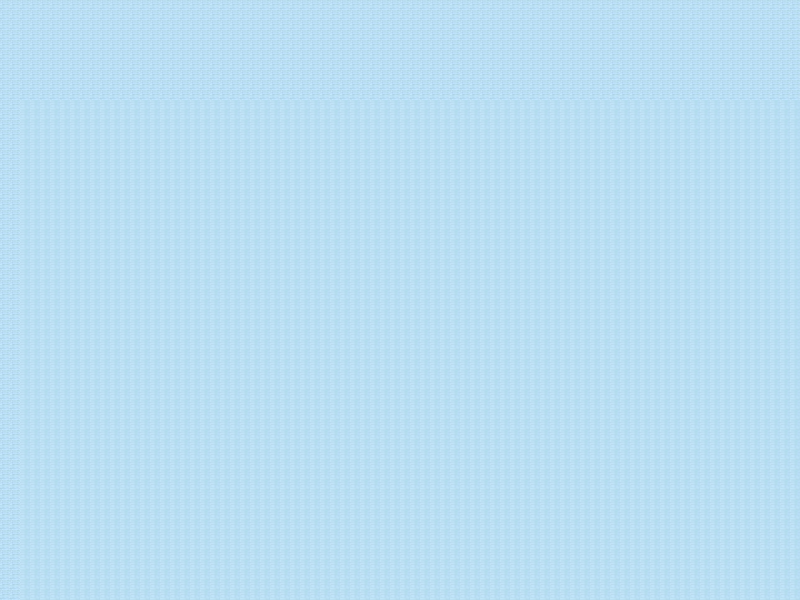

This game map was drawn from its Tiled (.tmx) file and the tilesets committed beside it. A one-line description and the trimmed map source follow:
An orthogonal 80x60 tile map with 10x10 px tiles, 1 tile layer (图块层 1) and 10 objects.

<map version="1.10" tiledversion="1.11.2" orientation="orthogonal" renderorder="right-down" width="80" height="60" tilewidth="10" tileheight="10" infinite="0" nextlayerid="10" nextobjectid="14">
 <tileset firstgid="1" name="map1" tilewidth="10" tileheight="10" tilecount="4800" columns="80">
  <image source="map1.png" width="800" height="600" />
 </tileset>
 <layer id="6" name="图块层 1" width="80" height="60">
  <data>[4800 cells, 4800 non-empty, 2 distinct tile ids]</data>
 </layer>
 <objectgroup id="7" name="path">
  <object id="1" x="464.448" y="75.0623">
   <properties>
    <property name="order" value="3" />
   </properties>
   <point />
  </object>
  <object id="2" x="292.039" y="161.853">
   <properties>
    <property name="order" value="4" />
   </properties>
   <point />
  </object>
  <object id="3" x="153.643" y="275.619">
   <properties>
    <property name="order" value="5" />
   </properties>
   <point />
  </object>
  <object id="4" x="255.681" y="309.632">
   <properties>
    <property name="order" value="6" />
   </properties>
   <point />
  </object>
  <object id="5" x="397.596" y="279.138">
   <properties>
    <property name="order" value="7" />
   </properties>
   <point />
  </object>
  <object id="6" x="541.856" y="243.952">
   <properties>
    <property name="order" value="8" />
   </properties>
   <point />
  </object>
  <object id="7" x="621.61" y="315.496">
   <properties>
    <property name="order" value="9" />
   </properties>
   <point />
  </object>
  <object id="8" x="477.349" y="418.707">
   <properties>
    <property name="order" value="10" />
   </properties>
   <point />
  </object>
  <object id="9" x="382.349" y="483.214">
   <properties>
    <property name="order" value="2" />
   </properties>
   <point />
  </object>
  <object id="10" x="321.361" y="564.14">
   <properties>
    <property name="order" value="1" />
   </properties>
   <point />
  </object>
 </objectgroup>
</map>
